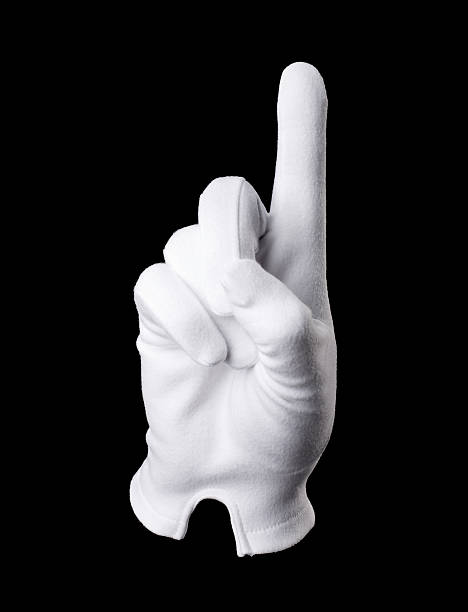
#> input picture images/istockphoto-172746852-612x612.jpg, 468 x 612 px, found by its file name
$ python contourprops.py
#> lines starting #> are read from the running program, lines starting #| are printed output that depends on the picture; after the words box and inside, x2 and y2 are one past the last pixel; in counts of white or black regions, pixels touching at a corner belong together
import numpy as np
import cv2 as cv

img = cv.imread(r'images\istockphoto-172746852-612x612.jpg')
#> img is the input picture: shape (612, 468, 3); mean B, G, R 49, 47.6, 47.9
imgray = cv.cvtColor(img, cv.COLOR_BGR2GRAY)
img = cv.imread(r'images\istockphoto-172746852-612x612.jpg',0)
#> img: shape (612, 468); min 0, max 255, mean 47.9

ret,thresh = cv.threshold(img,127,255,0)
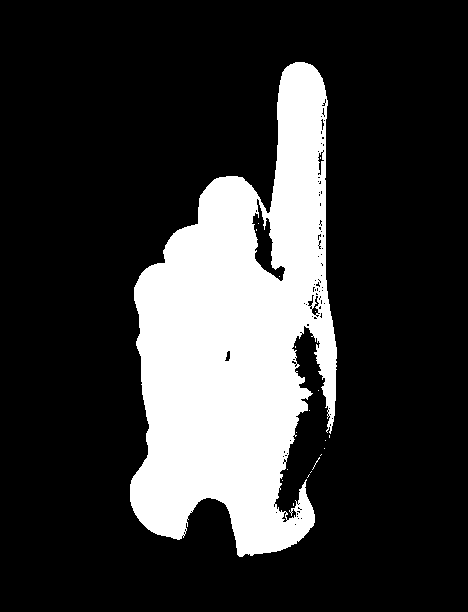
#> thresh: shape (612, 468); 21.4% white; 20 white regions (19 under 20 px)
contours,hierarchy = cv.findContours(thresh, 1, 2)
#> contours = 125 contours, 117 with area under 20; largest, box (x1, y1, x2, y2) and area: (130, 62, 337, 557) 61634, (251, 198, 286, 282) 1050, (317, 151, 325, 176) 82, (311, 295, 320, 316) 78, (224, 350, 231, 362) 44, (307, 294, 315, 307) 40, (281, 511, 288, 523) 31, (320, 118, 325, 131) 26

cnt = contours
#> cnt has the same summary as contours
print(cnt)
#> (printed output is left out)
x,y,w,h = cv.boundingRect(cnt[0])
#> x = 182; y = 534; w = 3; h = 3
aspect_ratio = float(w)/h
#> aspect_ratio = 1
print(aspect_ratio)

area = cv.contourArea(cnt[0])
#> area = 2
rect_area = w*h
#> rect_area = 9
extent = area/rect_area
#> extent = 0.222

hull = cv.convexHull(cnt[0])
#> hull = [[182, 535], [183, 534], [184, 535], [183, 536]]
hull_area = cv.contourArea(hull)
#> hull_area = 2
solidity = area/hull_area
#> solidity = 1

# Equivalent Diameter is the diameter of the circle whose area is same as the contour area.
equi_diameter = np.sqrt(4*area/np.pi)
#> equi_diameter = 1.6

(x,y), (MA,ma), angle = cv.fitEllipse(cnt[1])
#> x = 184; y = 532.5; MA = 2.12; ma = 3; angle = 0

mask = np.zeros(imgray.shape,np.uint8)
cv.drawContours(mask,[cnt[0]],0,255,-1)
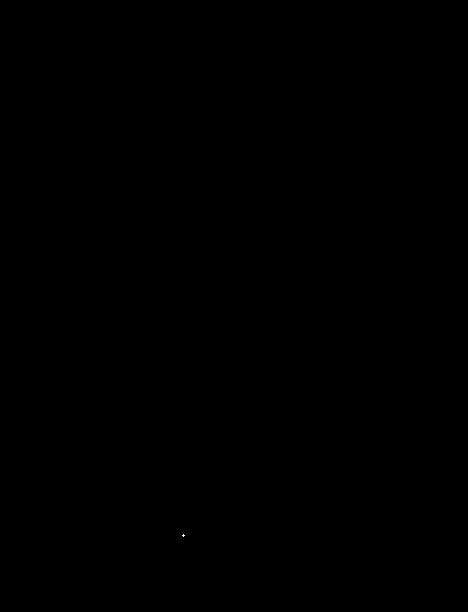
#> mask: shape (612, 468); 0% white in thin lines or dots, all inside (x1, y1, x2, y2) = (182, 534, 185, 537)
pixelpoints = np.transpose(np.nonzero(mask)) # Returns **row,column**
#> pixelpoints = [[534, 183], [535, 182], [535, 183], [535, 184], [536, 183]]
#pixelpoints = cv.findNonZero(mask) # Returns **colomn, row**

min_val, max_val, min_loc, max_loc = cv.minMaxLoc(imgray,mask = mask)
#> min_val = 120; max_val = 155; min_loc = (183, 535); max_loc = (182, 535)
